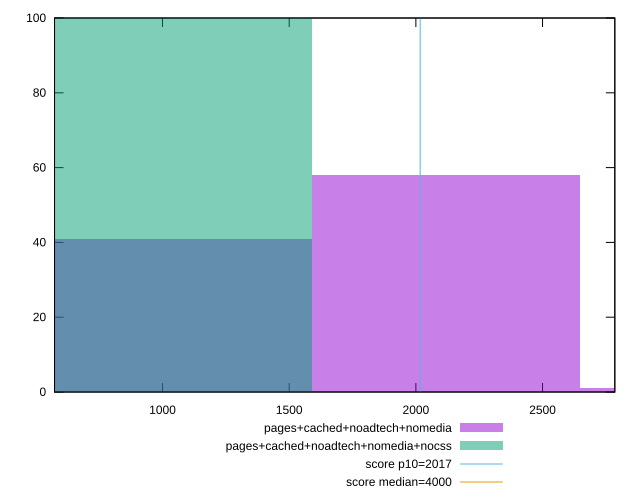

Write the gnuplot code that produced this figure.
reset

$pagesCachedNoadtechNomedia <<EOF
2117.572694920365 58
1058.7863474601825 41
3176.359042380547 1
EOF

$pagesCachedNoadtechNomediaNocss <<EOF
1058.7863474601825 100
EOF

set key outside below
set boxwidth 1058.7863474601825
set xrange [573.7360000000002:2785.308]
set yrange [0:100]
set trange [0:100]
set style fill transparent solid 0.5 noborder

set parametric
set terminal svg size 640, 500 enhanced background rgb 'white'
set output "report_00011_2021-02-09T10:53:21.242Z/mainthread-work-breakdown/comparison/histogram/3_vs_4.svg"

plot $pagesCachedNoadtechNomedia title "pages+cached+noadtech+nomedia" with boxes, \
     $pagesCachedNoadtechNomediaNocss title "pages+cached+noadtech+nomedia+nocss" with boxes, \
     2017,t title "score p10=2017", \
     4000,t title "score median=4000"

reset
